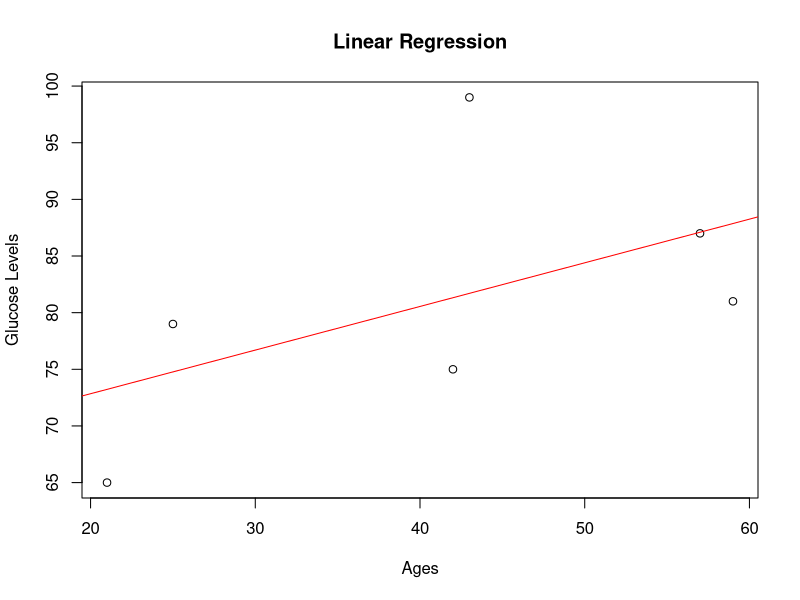

Generate this figure with R:
#---------------------------Linear Regression-----------------------
# data
Age <- c(43, 21, 25, 42, 57, 59)
Glucose_Level <- c(99, 65, 79, 75, 87, 81)

# Create a data frame
data <- data.frame(Age, Glucose_Level)

# Perform linear regression
linear_model <- lm(Glucose_Level ~ Age, data)
linear_model

# Display the regression summary
summary(linear_model)

# Extract coefficients
intercept <- coef(linear_model)[1]
slope <- coef(linear_model)[2]

# Print the linear regression equation
cat("Linear Regression Equation: Glucose_Level =", intercept, "+", slope, "* Age\n")

# Predict glucose level at age 32
new_data <- data.frame(Age = 32)
predicted_glucose <- predict(linear_model, newdata = new_data)
print(predicted_glucose)

#---------------------Plot Linear Regression---------------------------

# Scatter plot of the data
plot(data$Age, data$Glucose_Level, main = "Linear Regression", 
     xlab = "Ages", ylab = "Glucose Levels")

# Add the regression line to the plot
abline(linear_model, col = "red")


